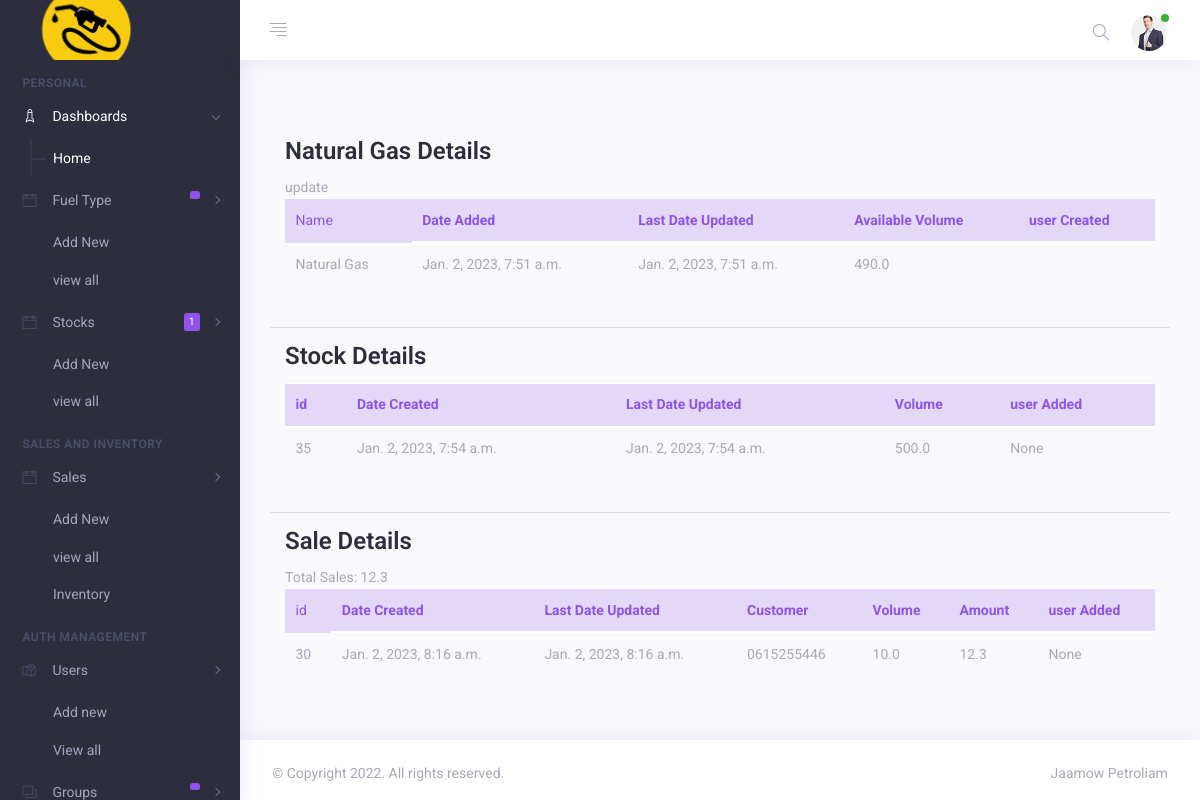
The app's page /fuel_details/47/ (signed in), older data.
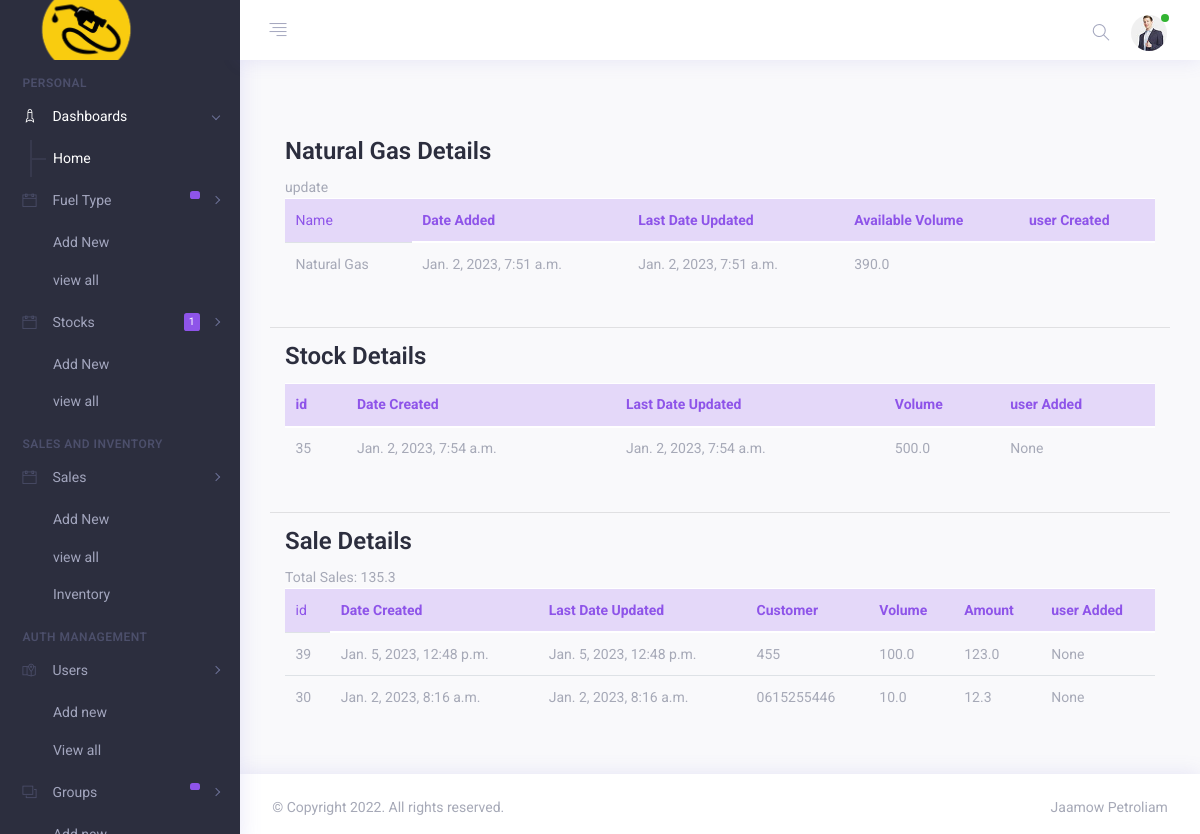
The same page, newer data.
### base/models.py (models this page shows, shortened)
class Fuel(models.Model):
    name = models.CharField(max_length=100, unique=True)
    price = models.FloatField(max_length=(15,2), default=0)
    user = models.CharField(max_length=100, blank=True)
    status = models.CharField(max_length=2,choices=(('1','Active'),('0', 'Inactive')) , default = 1)
    delete_flag = models.IntegerField(default = 0)
    created = models.DateTimeField(default = timezone.now)
    updated = models.DateTimeField(auto_now=True)
    class Meta:
        ordering = ['-updated','-created']
        verbose_name_plural = "fuel type lists"
    def __str__(self):
        return self.name
    def available(self):
        try:
            stockin = Stock.objects.filter(fuel = self).aggregate(models.Sum("volume"))['volume__sum']
            if stockin is None:
                stockin = 0
        except:
            stockin = 0
        try:
            sale = Sale.objects.filter(fuel = self).aggregate(models.Sum("volume"))['volume__sum']
            if sale is None:
                sale = 0
        except:
            sale = 0
            print(sale)
        return stockin - sale

class Stock(models.Model):
    date = models.DateField(null=True, blank = True)
    fuel = models.ForeignKey(Fuel, on_delete=models.CASCADE)
    volume = models.FloatField(max_length=(15,2),default=0)
    user = models.CharField(max_length=100, blank=True)
    created = models.DateTimeField(auto_now=True)
    updated = models.DateTimeField(auto_now_add=True)
    class Meta:
        ordering = ['-updated','-created']
        verbose_name_plural = "Stock lists"

class Sale(models.Model):
    customer_name = models.CharField(max_length=200)
    fuel = models.ForeignKey(Fuel, on_delete=models.CASCADE)
    volume = models.FloatField(max_length=(15,2), default=0)
    amount = models.FloatField(max_length=(15,2), default=0)
    user = models.CharField(max_length=100, blank=True)
    created = models.DateTimeField(auto_now=True)
    updated = models.DateTimeField(auto_now_add=True)
    class Meta:
        verbose_name_plural = "Sales list"
        ordering = ['-updated', '-created']

### base/views.py (the view)
# urls.py: path('fuel_details/<str:pk>/', views.fuelDetail, name="fuel_detail"),
@permission_required('base.view_fuel', login_url='fuels')
@login_required(login_url='login')
def fuelDetail(request, pk):
    fuel = Fuel.objects.get(id=pk)
    stocks = Stock.objects.filter(fuel__id = fuel.id).all()
    sales = Sale.objects.filter(fuel__id = fuel.id ).all()
    total_sale = Sale.objects.filter(fuel__id = fuel.id).aggregate(Sum('amount'))
    print(total_sale)
    context = {
        "fuel":fuel,
        "stocks": stocks,
        "sales":sales,
        "total_sale":total_sale
    }
    return render(request, 'base/fuel_details.html', context)

### base/templates/base/fuel_details.html (shortened to what the changed rows need)
{% extends 'base.html' %}
{% block content %}
    <div class="cotainer mt-5 mb-5">
        <div class="row">
            <div class="col col-lg-12 col-md-12 col-sm-12 col-xs-12">
                <div class="container mb-5">
                   <h3>{{fuel}} Details</h3>
                   {% if perms.base.change_fuel %}
                   <a href="{% url 'update_fuel' fuel.id %}">update</a>
                   {% endif %}
                    <table class="table">
                        <thead class="table-primary table-light">
                            <td>Name</td>
                            <th>Date Added</th>
                            <th>Last Date Updated</th>
                            <th>Available Volume</th>
                            <th>user Created</th>
                        </thead>
                        <tbody>
                            <tr>
                                <td>
                                    {{fuel}}
                                </td>
                                <td>
                                    {{fuel.created}}
                                </td>
                                <td>
                                    {{fuel.updated}}
                                </td>
                                <td>
                                    {{fuel.available}}
                                </td>
                                <td>
                                </td>
                            </tr>
                        </tbody>
                    </table>
                </div>
                <div class="container mb-5">
                    <table class="table">
                        <thead class="table-primary table-light">
                            <th>id</th>
                            <th>Date Created</th>
                            <th>Last Date Updated</th>
                            <th>Volume</th>
                            <th>user Added</th>
                        </thead>
                        <tbody>
                            {% for stock in stocks %}
                            <tr>
                                <td>
                                    {{stock.id}}
                                </td>
                                <td>
                                    {{stock.created}}
                                </td>
                                <td>
                                    {{stock.updated}}
                                </td>
                                <td>
                                    {{stock.volume}}
                                </td>
                                <td>
                                    {% if not stock.user %}
                                    None
                                   {% else %}
                                    {{stock.user}}
                                    {% endif %}
                                </td>
                            {% endfor %}
                            </tr>
                        </tbody>
                    </table>
                </div>
                <div class="container">
                    <h3>Sale Details</h3>
                        <span>Total Sales: {{total_sale.amount__sum}}</span>
                    <table class="table">
                        <thead class="table-primary table-light">
                            <td>id</td>
                            <th>Date Created</th>
                            <th>Last Date Updated</th>
                            <th>Customer</th>
                            <th>Volume</th>
                            <th>Amount</th>
                            <th>user Added</th>
                        </thead>
                        <tbody>
                            {% for sale in sales %}
                            <tr>
                                <td>
                                    {{sale.id}}
                                </td>
                                <td>
                                    {{sale.created}}
                                </td>
                                <td>
                                    {{sale.updated}}
                                </td>
                                <td>
                                    {{sale.customer_name}}
                                </td>
                                <td>
                                    {{sale.volume}}
                                </td>
                                <td>
                                    {{sale.amount}}
                                </td>
                                <td>
                                    {% if not sale.user %}
                                    None
                                   {% else %}
                                    {{stock.user}}
                                    {% endif %}
                                </td>
                            </tr>
                            {% empty %}
                            <h6>NOT SALES FOR THIS</h6>
                            {% endfor %}
                        </tbody>
                    </table>
                </div>
            </div>
        </div>
    </div>
{% endblock %}

Row changes from the older to the newer data that the page shows:
computed for Fuel "Natural Gas": available "490.0" → "390.0"
added Sale: id "39", created "Jan. 5, 2023, 12:48 p.m.", updated "Jan. 5, 2023, 12:48 p.m.", customer_name "455", volume "100.0", amount "123.0", user "None"
Text that changed along with them:
{{ total_sale.amount__sum }}: "12.3" → "135.3"
